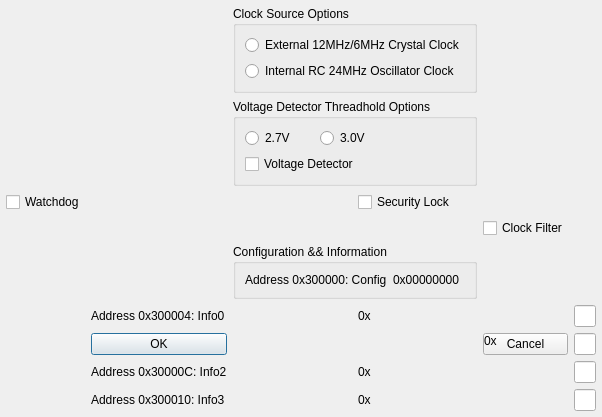
<?xml version="1.0" ?>
<ui version="4.0">
  <class>Dialog</class>
  <widget class="QDialog" name="Dialog">
    <property name="geometry">
      <rect>
        <x>0</x>
        <y>0</y>
        <width>261</width>
        <height>237</height>
      </rect>
    </property>
    <layout class="QGridLayout" name="outer_layout">
      <property name="leftMargin">
        <number>6</number>
      </property>
      <property name="topMargin">
        <number>6</number>
      </property>
      <property name="rightMargin">
        <number>6</number>
      </property>
      <property name="bottomMargin">
        <number>6</number>
      </property>
      <property name="spacing">
        <number>6</number>
      </property>
      <item row="0" column="2" colspan="2">
        <widget class="QGroupBox" name="IDC_GROUP_CLOCK_SOURCE">
          <property name="title">
            <string>Clock Source Options</string>
          </property>
          <layout class="QVBoxLayout" name="layout_IDC_GROUP_CLOCK_SOURCE">
            <item>
              <widget class="QRadioButton" name="IDC_RADIO_CLK_E12M6M">
                <property name="text">
                  <string>External 12MHz/6MHz Crystal Clock</string>
                </property>
              </widget>
            </item>
            <item>
              <widget class="QRadioButton" name="IDC_RADIO_CLK_I24M">
                <property name="text">
                  <string>Internal RC 24MHz Oscillator Clock</string>
                </property>
              </widget>
            </item>
          </layout>
        </widget>
      </item>
      <item row="1" column="2" colspan="2">
        <widget class="QGroupBox" name="IDC_GROUP_CVDTV">
          <property name="title">
            <string>Voltage Detector Threadhold Options</string>
          </property>
          <layout class="QGridLayout" name="layout_IDC_GROUP_CVDTV">
            <item row="0" column="0">
              <widget class="QRadioButton" name="IDC_RADIO_CVDTV_27">
                <property name="text">
                  <string>2.7V</string>
                </property>
              </widget>
            </item>
            <item row="0" column="1">
              <widget class="QRadioButton" name="IDC_RADIO_CVDTV_30">
                <property name="text">
                  <string>3.0V</string>
                </property>
              </widget>
            </item>
            <item row="1" column="0" colspan="3">
              <widget class="QCheckBox" name="IDC_CHECK_CVDEN">
                <property name="text">
                  <string>Voltage Detector</string>
                </property>
              </widget>
            </item>
          </layout>
        </widget>
      </item>
      <item row="2" column="0">
        <widget class="QCheckBox" name="IDC_CHECK_WDT_ENABLE">
          <property name="text">
            <string>Watchdog</string>
          </property>
        </widget>
      </item>
      <item row="3" column="4">
        <widget class="QCheckBox" name="IDC_CHECK_CLOCK_FILTER_ENABLE">
          <property name="text">
            <string>Clock Filter</string>
          </property>
        </widget>
      </item>
      <item row="2" column="3">
        <widget class="QCheckBox" name="IDC_CHECK_SECURITY_LOCK">
          <property name="text">
            <string>Security Lock</string>
          </property>
        </widget>
      </item>
      <item row="4" column="2" colspan="2">
        <widget class="QGroupBox" name="IDC_GROUP_CONFIG_VALUE">
          <property name="title">
            <string>Configuration &amp;&amp;&amp;&amp; Information</string>
          </property>
          <layout class="QHBoxLayout" name="layout_IDC_GROUP_CONFIG_VALUE">
            <item>
              <widget class="QLabel" name="IDC_STATIC_CONFIG_0">
                <property name="text">
                  <string>Address 0x300000: Config</string>
                </property>
              </widget>
            </item>
            <item>
              <widget class="QLabel" name="IDC_STATIC_CONFIG_VALUE_0">
                <property name="text">
                  <string>0x00000000</string>
                </property>
              </widget>
            </item>
          </layout>
        </widget>
      </item>
      <item row="5" column="1">
        <widget class="QLabel" name="IDC_STATIC_CONFIG_1">
          <property name="text">
            <string>Address 0x300004: Info0</string>
          </property>
        </widget>
      </item>
      <item row="5" column="3">
        <widget class="QLabel" name="IDC_STATIC">
          <property name="text">
            <string>0x</string>
          </property>
        </widget>
      </item>
      <item row="5" column="5">
        <widget class="QLineEdit" name="IDC_EDIT_FLASH_INFO1"/>
      </item>
      <item row="6" column="1">
        <widget class="QLabel" name="IDC_STATIC_CONFIG_2">
          <property name="text">
            <string>Address 0x300008: Info1</string>
          </property>
        </widget>
      </item>
      <item row="6" column="5">
        <widget class="QLineEdit" name="IDC_EDIT_FLASH_INFO2"/>
      </item>
      <item row="7" column="1">
        <widget class="QLabel" name="IDC_STATIC_CONFIG_3">
          <property name="text">
            <string>Address 0x30000C: Info2</string>
          </property>
        </widget>
      </item>
      <item row="7" column="3">
        <widget class="QLabel" name="IDC_STATIC">
          <property name="text">
            <string>0x</string>
          </property>
        </widget>
      </item>
      <item row="7" column="5">
        <widget class="QLineEdit" name="IDC_EDIT_FLASH_INFO3"/>
      </item>
      <item row="8" column="1">
        <widget class="QLabel" name="IDC_STATIC_CONFIG_4">
          <property name="text">
            <string>Address 0x300010: Info3</string>
          </property>
        </widget>
      </item>
      <item row="8" column="3">
        <widget class="QLabel" name="IDC_STATIC">
          <property name="text">
            <string>0x</string>
          </property>
        </widget>
      </item>
      <item row="8" column="5">
        <widget class="QLineEdit" name="IDC_EDIT_FLASH_INFO4"/>
      </item>
      <item row="6" column="1">
        <widget class="QPushButton" name="IDOK">
          <property name="text">
            <string>OK</string>
          </property>
        </widget>
      </item>
      <item row="6" column="4">
        <widget class="QPushButton" name="IDCANCEL">
          <property name="text">
            <string>Cancel</string>
          </property>
          <widget class="QLabel" name="IDC_STATIC">
            <property name="geometry">
              <rect>
                <x>1</x>
                <y>0</y>
                <width>17</width>
                <height>16</height>
              </rect>
            </property>
            <property name="text">
              <string>0x</string>
            </property>
          </widget>
        </widget>
      </item>
    </layout>
  </widget>
  <resources/>
  <connections/>
</ui>
